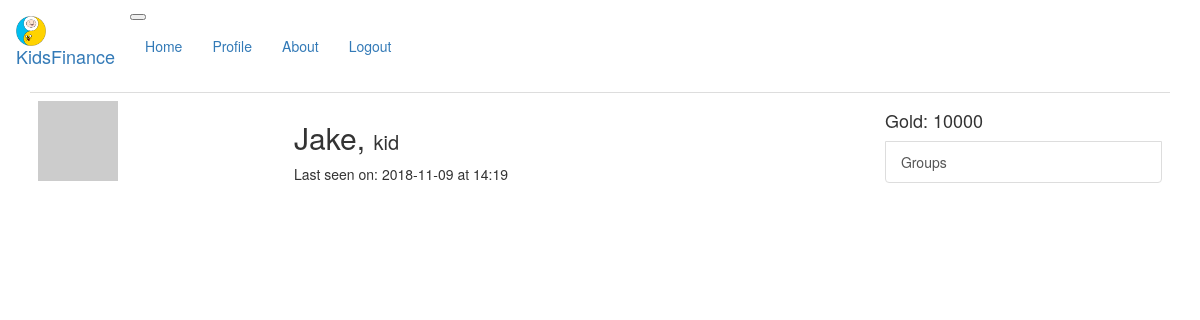
Page /user/Jake (signed in) on the committed database.
### app/models.py (models this page shows, shortened)
class User(UserMixin, db.Model):
    id = db.Column(db.Integer, primary_key=True)
    username = db.Column(db.String(64), index=True, unique=True)
    email = db.Column(db.String(120), index=True, unique=True)
    password_hash = db.Column(db.String(128))
    tasks = db.relationship('Task', backref='author', lazy='dynamic')
    role_id = db.Column(db.Integer, db.ForeignKey('role.id'))
    about_me = db.Column(db.String(140))
    age = db.Column(db.Integer)
    last_seen = db.Column(db.DateTime, default=datetime.utcnow)
    groups = db.relationship(
        'Group', secondary=users_to_groups,
        backref='members')
    my_groups = db.relationship('Group', backref='owner')
    accounts = db.relationship('Account',  uselist=False, backref='username')
    assigned_tasks = db.relationship(
        'Task', secondary=taskholders,
        backref='holders')
    def avatar(self, size):
        digest = md5(self.email.lower().encode('utf-8')).hexdigest()
        return 'https://www.gravatar.com/avatar/{}?d=identicon&s={}'.format(
            digest, size)

class Role(db.Model):
    id = db.Column(db.Integer, primary_key=True)
    rolename = db.Column(db.String(10), unique=True)
    users = db.relationship('User', backref='role')

class Account(db.Model):
    id = db.Column(db.Integer, primary_key=True)
    user_id = db.Column(db.Integer, db.ForeignKey('user.id'))
    balance = db.Column(db.Integer)

### app/routes.py (the view)
@app.route('/user/<username>')
@login_required
def user(username):
    user = User.query.filter_by(username=username).first_or_404()
    user_groups = [group.id for group in user.groups]
    todo = Task.query.join(TaskTrack).filter(TaskTrack.done != None).filter(TaskTrack.approved == None).count()
    if user_groups:
        new_tasks = Task.query.join(tasks_to_groups).join(TaskTrack). \
                filter(tasks_to_groups.c.group_id.in_(user_groups)). \
                filter(TaskTrack.accepted==None).all()
        assigned_tasks = Task.query.join(tasks_to_groups).join(TaskTrack). \
                filter(tasks_to_groups.c.group_id.in_(user_groups)). \
                filter(TaskTrack.accepted != None).filter(TaskTrack.approved==None).all()
    else:
        new_tasks, assigned_tasks = [], []
    for task in assigned_tasks:
        print("*************assigned", task)
    return render_template('user.html', user=user, new_tasks=new_tasks, \
                         assigned_tasks=assigned_tasks, todo=todo)

### app/models.py (called while the page is built)
@login.user_loader
def load_user(id):
    return User.query.get(int(id))

    def __repr__(self):
        return '<Task {}>'.format(self.taskname)

### app/routes.py (called while the page is built)
@app.before_request
def before_request():
    if current_user.is_authenticated:
        current_user.last_seen = datetime.utcnow()
        db.session.commit()

### app/templates/user.html (shortened to what this page needs)
{% extends "base.html" %}
{% block page_content %}
    <table class="table table-hover">
        <tr>
            <td width="256px"><img src="{{ user.avatar(200) }}"></td>
            <td>
                <h2>{{ user.username }}, <span style="font-size: 20px">{{ user.role.rolename }}</span></h2>
                {% if user.last_seen %}
                <p>Last seen on: {{ user.last_seen.strftime('%Y-%m-%d at %H:%M') }}</p>
                {% endif %}
            </td>
            <td>
                <h4>Gold: {{ user.accounts.balance }}</h4>
                <a href="{{ url_for('user_groups', username=user.username) }}" class="list-group-item list-group-item-action d-flex justify-content-between align-items-center">Groups</a>
            </td>
        </tr>
    </table>
{% endblock %}

### rows in the picture
User: username "Jake", last_seen "2018-11-09 at 14:19"
Role: role.rolename "kid"
Account: accounts.balance "10000"
